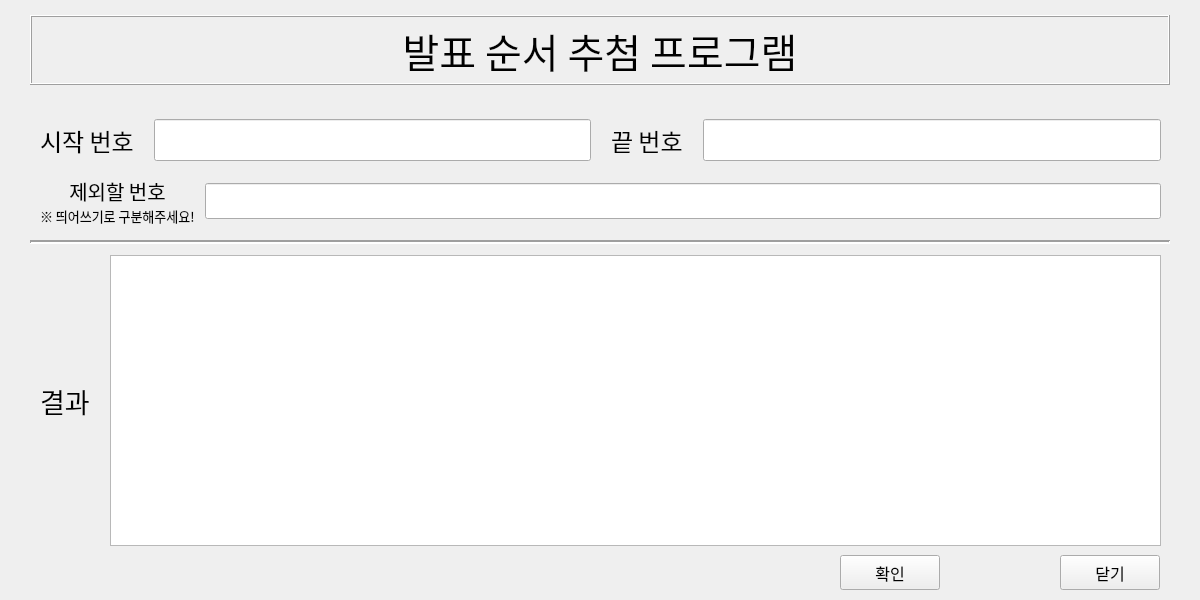
<?xml version="1.0" encoding="UTF-8"?>
<ui version="4.0">
 <class>mainWindow</class>
 <widget class="QMainWindow" name="mainWindow">
  <property name="geometry">
   <rect>
    <x>0</x>
    <y>0</y>
    <width>1200</width>
    <height>600</height>
   </rect>
  </property>
  <property name="font">
   <font>
    <family>나눔스퀘어</family>
    <pointsize>11</pointsize>
   </font>
  </property>
  <property name="windowTitle">
   <string>MainWindow</string>
  </property>
  <widget class="QWidget" name="centralwidget">
   <widget class="QLabel" name="title">
    <property name="geometry">
     <rect>
      <x>30</x>
      <y>15</y>
      <width>1140</width>
      <height>70</height>
     </rect>
    </property>
    <property name="font">
     <font>
      <family>나눔스퀘어 Bold</family>
      <pointsize>30</pointsize>
     </font>
    </property>
    <property name="frameShape">
     <enum>QFrame::Box</enum>
    </property>
    <property name="frameShadow">
     <enum>QFrame::Raised</enum>
    </property>
    <property name="text">
     <string>발표 순서 추첨 프로그램</string>
    </property>
    <property name="alignment">
     <set>Qt::AlignCenter</set>
    </property>
   </widget>
   <widget class="Line" name="VSep">
    <property name="geometry">
     <rect>
      <x>30</x>
      <y>240</y>
      <width>1140</width>
      <height>5</height>
     </rect>
    </property>
    <property name="lineWidth">
     <number>2</number>
    </property>
    <property name="orientation">
     <enum>Qt::Horizontal</enum>
    </property>
   </widget>
   <widget class="QWidget" name="horizontalLayoutWidget_4">
    <property name="geometry">
     <rect>
      <x>30</x>
      <y>250</y>
      <width>1141</width>
      <height>301</height>
     </rect>
    </property>
    <layout class="QHBoxLayout" name="outputgrid">
     <property name="spacing">
      <number>20</number>
     </property>
     <property name="leftMargin">
      <number>10</number>
     </property>
     <property name="topMargin">
      <number>5</number>
     </property>
     <property name="rightMargin">
      <number>10</number>
     </property>
     <property name="bottomMargin">
      <number>5</number>
     </property>
     <item>
      <widget class="QLabel" name="guide5">
       <property name="font">
        <font>
         <family>나눔스퀘어 Bold</family>
         <pointsize>20</pointsize>
        </font>
       </property>
       <property name="text">
        <string>결과</string>
       </property>
      </widget>
     </item>
     <item>
      <widget class="QTextBrowser" name="result">
       <property name="font">
        <font>
         <family>D2Coding</family>
         <pointsize>18</pointsize>
        </font>
       </property>
      </widget>
     </item>
    </layout>
   </widget>
   <widget class="QWidget" name="gridLayoutWidget">
    <property name="geometry">
     <rect>
      <x>30</x>
      <y>110</y>
      <width>1141</width>
      <height>121</height>
     </rect>
    </property>
    <layout class="QGridLayout" name="inputgrid">
     <item row="0" column="0">
      <layout class="QHBoxLayout" name="inputnums">
       <property name="spacing">
        <number>20</number>
       </property>
       <property name="leftMargin">
        <number>10</number>
       </property>
       <property name="topMargin">
        <number>5</number>
       </property>
       <property name="rightMargin">
        <number>10</number>
       </property>
       <property name="bottomMargin">
        <number>5</number>
       </property>
       <item>
        <layout class="QHBoxLayout" name="startbox">
         <item>
          <widget class="QLabel" name="guide1">
           <property name="font">
            <font>
             <family>나눔스퀘어 Bold</family>
             <pointsize>18</pointsize>
            </font>
           </property>
           <property name="text">
            <string>시작 번호</string>
           </property>
          </widget>
         </item>
         <item>
          <widget class="QLineEdit" name="numstart">
           <property name="font">
            <font>
             <family>D2Coding</family>
             <pointsize>18</pointsize>
            </font>
           </property>
          </widget>
         </item>
        </layout>
       </item>
       <item>
        <layout class="QHBoxLayout" name="endbox">
         <item>
          <widget class="QLabel" name="guide2">
           <property name="font">
            <font>
             <family>나눔스퀘어 Bold</family>
             <pointsize>18</pointsize>
            </font>
           </property>
           <property name="text">
            <string>끝 번호</string>
           </property>
          </widget>
         </item>
         <item>
          <widget class="QLineEdit" name="numend">
           <property name="font">
            <font>
             <family>D2Coding</family>
             <pointsize>18</pointsize>
            </font>
           </property>
          </widget>
         </item>
        </layout>
       </item>
      </layout>
     </item>
     <item row="1" column="0">
      <layout class="QHBoxLayout" name="exceptnums">
       <property name="spacing">
        <number>10</number>
       </property>
       <property name="leftMargin">
        <number>10</number>
       </property>
       <property name="rightMargin">
        <number>10</number>
       </property>
       <item>
        <layout class="QVBoxLayout" name="excludenum_guidebox">
         <property name="spacing">
          <number>0</number>
         </property>
         <item>
          <widget class="QLabel" name="guide3">
           <property name="font">
            <font>
             <family>나눔스퀘어 Bold</family>
             <pointsize>15</pointsize>
            </font>
           </property>
           <property name="text">
            <string>제외할 번호</string>
           </property>
           <property name="alignment">
            <set>Qt::AlignCenter</set>
           </property>
          </widget>
         </item>
         <item>
          <widget class="QLabel" name="guide4">
           <property name="font">
            <font>
             <pointsize>10</pointsize>
            </font>
           </property>
           <property name="text">
            <string>※ 띄어쓰기로 구분해주세요!</string>
           </property>
          </widget>
         </item>
        </layout>
       </item>
       <item>
        <widget class="QLineEdit" name="numexclude">
         <property name="font">
          <font>
           <family>D2Coding</family>
           <pointsize>15</pointsize>
          </font>
         </property>
        </widget>
       </item>
      </layout>
     </item>
    </layout>
   </widget>
   <widget class="QPushButton" name="btn_quit">
    <property name="geometry">
     <rect>
      <x>1060</x>
      <y>555</y>
      <width>100</width>
      <height>35</height>
     </rect>
    </property>
    <property name="font">
     <font>
      <pointsize>12</pointsize>
     </font>
    </property>
    <property name="text">
     <string>닫기</string>
    </property>
   </widget>
   <widget class="QPushButton" name="btn_go">
    <property name="geometry">
     <rect>
      <x>840</x>
      <y>555</y>
      <width>100</width>
      <height>35</height>
     </rect>
    </property>
    <property name="font">
     <font>
      <pointsize>12</pointsize>
     </font>
    </property>
    <property name="text">
     <string>확인</string>
    </property>
   </widget>
  </widget>
 </widget>
 <resources/>
 <connections/>
</ui>
